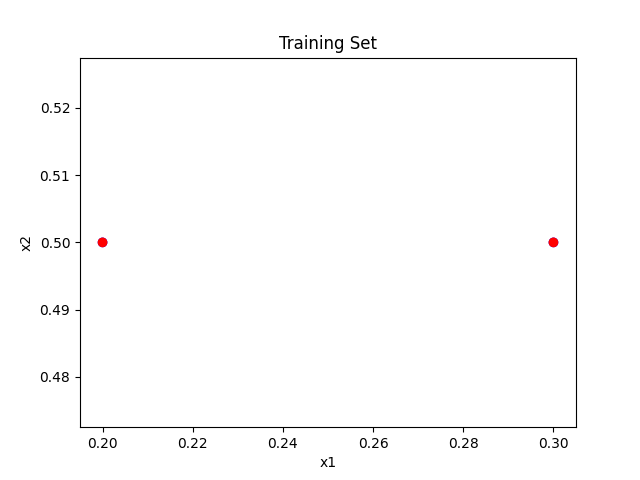

Write Python code to recreate this figure.
import matplotlib.pyplot as plt
import main

data = main.get_data("data/q2.txt")
x1 = [i['x1'] for i in data]
x2 = [i['x2'] for i in data]
labels = [i['label'] for i in data]
main.make_sub_tree(data)

colors = ['r' if label == 0 else 'b' for label in labels]

plt.scatter(x1, x2, color=colors)
plt.xlabel('x1')
plt.ylabel('x2')
plt.title('Training Set')
plt.savefig('q2.png')